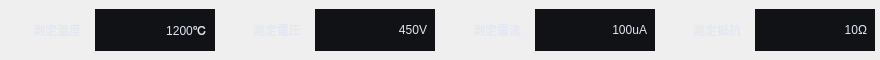
           <widget class="QFrame" name="frame_14">
            <property name="minimumSize">
             <size>
              <width>0</width>
              <height>60</height>
             </size>
            </property>
            <property name="maximumSize">
             <size>
              <width>16777215</width>
              <height>60</height>
             </size>
            </property>
            <property name="styleSheet">
             <string notr="true">border:none</string>
            </property>
            <property name="frameShape">
             <enum>QFrame::StyledPanel</enum>
            </property>
            <property name="frameShadow">
             <enum>QFrame::Raised</enum>
            </property>
            <layout class="QGridLayout" name="gridLayout_23">
             <property name="leftMargin">
              <number>0</number>
             </property>
             <property name="topMargin">
              <number>0</number>
             </property>
             <property name="rightMargin">
              <number>0</number>
             </property>
             <property name="bottomMargin">
              <number>0</number>
             </property>
             <property name="spacing">
              <number>0</number>
             </property>
             <item row="0" column="2">
              <widget class="QFrame" name="frame_21">
               <property name="minimumSize">
                <size>
                 <width>200</width>
                 <height>0</height>
                </size>
               </property>
               <property name="maximumSize">
                <size>
                 <width>220</width>
                 <height>16777215</height>
                </size>
               </property>
               <property name="frameShape">
                <enum>QFrame::StyledPanel</enum>
               </property>
               <property name="frameShadow">
                <enum>QFrame::Raised</enum>
               </property>
               <layout class="QGridLayout" name="gridLayout_32">
                <item row="0" column="0">
                 <widget class="QLabel" name="label_35">
                  <property name="minimumSize">
                   <size>
                    <width>80</width>
                    <height>30</height>
                   </size>
                  </property>
                  <property name="maximumSize">
                   <size>
                    <width>60</width>
                    <height>16777215</height>
                   </size>
                  </property>
                  <property name="styleSheet">
                   <string notr="true">font: 18px &quot;游ゴシック&quot;;
color: rgb(225, 230, 241);
padding-right:5px;</string>
                  </property>
                  <property name="text">
                   <string>測定電流</string>
                  </property>
                  <property name="alignment">
                   <set>Qt::AlignRight|Qt::AlignTrailing|Qt::AlignVCenter</set>
                  </property>
                 </widget>
                </item>
                <item row="0" column="1">
                 <widget class="QLabel" name="label_36">
                  <property name="minimumSize">
                   <size>
                    <width>120</width>
                    <height>0</height>
                   </size>
                  </property>
                  <property name="maximumSize">
                   <size>
                    <width>120</width>
                    <height>16777215</height>
                   </size>
                  </property>
                  <property name="styleSheet">
                   <string notr="true">font: 30px &quot;游ゴシック&quot;;
color: rgb(225, 230, 241);
padding-right:5px;
background-color: rgb(16, 18, 22);</string>
                  </property>
                  <property name="text">
                   <string>100uA</string>
                  </property>
                  <property name="alignment">
                   <set>Qt::AlignRight|Qt::AlignTrailing|Qt::AlignVCenter</set>
                  </property>
                 </widget>
                </item>
               </layout>
              </widget>
             </item>
             <item row="0" column="1">
              <widget class="QFrame" name="frame_17">
               <property name="minimumSize">
                <size>
                 <width>200</width>
                 <height>0</height>
                </size>
               </property>
               <property name="maximumSize">
                <size>
                 <width>220</width>
                 <height>16777215</height>
                </size>
               </property>
               <property name="frameShape">
                <enum>QFrame::StyledPanel</enum>
               </property>
               <property name="frameShadow">
                <enum>QFrame::Raised</enum>
               </property>
               <layout class="QGridLayout" name="gridLayout_30">
                <item row="0" column="0">
                 <widget class="QLabel" name="label_31">
                  <property name="minimumSize">
                   <size>
                    <width>80</width>
                    <height>30</height>
                   </size>
                  </property>
                  <property name="maximumSize">
                   <size>
                    <width>60</width>
                    <height>16777215</height>
                   </size>
                  </property>
                  <property name="styleSheet">
                   <string notr="true">font: 18px &quot;游ゴシック&quot;;
color: rgb(225, 230, 241);
padding-right:5px;</string>
                  </property>
                  <property name="text">
                   <string>測定電圧</string>
                  </property>
                  <property name="alignment">
                   <set>Qt::AlignRight|Qt::AlignTrailing|Qt::AlignVCenter</set>
                  </property>
                 </widget>
                </item>
                <item row="0" column="1">
                 <widget class="QLabel" name="label_32">
                  <property name="minimumSize">
                   <size>
                    <width>120</width>
                    <height>0</height>
                   </size>
                  </property>
                  <property name="maximumSize">
                   <size>
                    <width>120</width>
                    <height>16777215</height>
                   </size>
                  </property>
                  <property name="styleSheet">
                   <string notr="true">font: 30px &quot;游ゴシック&quot;;
color: rgb(225, 230, 241);
padding-right:5px;
background-color: rgb(16, 18, 22);</string>
                  </property>
                  <property name="text">
                   <string>450V</string>
                  </property>
                  <property name="alignment">
                   <set>Qt::AlignRight|Qt::AlignTrailing|Qt::AlignVCenter</set>
                  </property>
                 </widget>
                </item>
               </layout>
              </widget>
             </item>
             <item row="0" column="0">
              <widget class="QFrame" name="frame_16">
               <property name="minimumSize">
                <size>
                 <width>200</width>
                 <height>0</height>
                </size>
               </property>
               <property name="maximumSize">
                <size>
                 <width>220</width>
                 <height>16777215</height>
                </size>
               </property>
               <property name="frameShape">
                <enum>QFrame::StyledPanel</enum>
               </property>
               <property name="frameShadow">
                <enum>QFrame::Raised</enum>
               </property>
               <layout class="QGridLayout" name="gridLayout_25">
                <item row="0" column="0">
                 <widget class="QLabel" name="label_23">
                  <property name="minimumSize">
                   <size>
                    <width>80</width>
                    <height>30</height>
                   </size>
                  </property>
                  <property name="maximumSize">
                   <size>
                    <width>60</width>
                    <height>16777215</height>
                   </size>
                  </property>
                  <property name="styleSheet">
                   <string notr="true">font: 18px &quot;游ゴシック&quot;;
color: rgb(225, 230, 241);
padding-right:5px;</string>
                  </property>
                  <property name="text">
                   <string>測定温度</string>
                  </property>
                  <property name="alignment">
                   <set>Qt::AlignRight|Qt::AlignTrailing|Qt::AlignVCenter</set>
                  </property>
                 </widget>
                </item>
                <item row="0" column="1">
                 <widget class="QLabel" name="label_26">
                  <property name="minimumSize">
                   <size>
                    <width>120</width>
                    <height>0</height>
                   </size>
                  </property>
                  <property name="maximumSize">
                   <size>
                    <width>120</width>
                    <height>16777215</height>
                   </size>
                  </property>
                  <property name="styleSheet">
                   <string notr="true">font: 30px &quot;游ゴシック&quot;;
color: rgb(225, 230, 241);
padding-right:5px;
background-color: rgb(16, 18, 22);</string>
                  </property>
                  <property name="text">
                   <string>1200℃</string>
                  </property>
                  <property name="alignment">
                   <set>Qt::AlignRight|Qt::AlignTrailing|Qt::AlignVCenter</set>
                  </property>
                 </widget>
                </item>
               </layout>
              </widget>
             </item>
             <item row="0" column="3">
              <widget class="QFrame" name="frame_19">
               <property name="minimumSize">
                <size>
                 <width>200</width>
                 <height>0</height>
                </size>
               </property>
               <property name="maximumSize">
                <size>
                 <width>220</width>
                 <height>16777215</height>
                </size>
               </property>
               <property name="frameShape">
                <enum>QFrame::StyledPanel</enum>
               </property>
               <property name="frameShadow">
                <enum>QFrame::Raised</enum>
               </property>
               <layout class="QGridLayout" name="gridLayout_31">
                <item row="0" column="0">
                 <widget class="QLabel" name="label_33">
                  <property name="minimumSize">
                   <size>
                    <width>80</width>
                    <height>30</height>
                   </size>
                  </property>
                  <property name="maximumSize">
                   <size>
                    <width>60</width>
                    <height>16777215</height>
                   </size>
                  </property>
                  <property name="styleSheet">
                   <string notr="true">font: 18px &quot;游ゴシック&quot;;
color: rgb(225, 230, 241);
padding-right:5px;</string>
                  </property>
                  <property name="text">
                   <string>測定抵抗</string>
                  </property>
                  <property name="alignment">
                   <set>Qt::AlignRight|Qt::AlignTrailing|Qt::AlignVCenter</set>
                  </property>
                 </widget>
                </item>
                <item row="0" column="1">
                 <widget class="QLabel" name="label_34">
                  <property name="minimumSize">
                   <size>
                    <width>120</width>
                    <height>0</height>
                   </size>
                  </property>
                  <property name="maximumSize">
                   <size>
                    <width>120</width>
                    <height>16777215</height>
                   </size>
                  </property>
                  <property name="styleSheet">
                   <string notr="true">font: 30px &quot;游ゴシック&quot;;
color: rgb(225, 230, 241);
padding-right:5px;
background-color: rgb(16, 18, 22);</string>
                  </property>
                  <property name="text">
                   <string>10Ω</string>
                  </property>
                  <property name="alignment">
                   <set>Qt::AlignRight|Qt::AlignTrailing|Qt::AlignVCenter</set>
                  </property>
                 </widget>
                </item>
               </layout>
              </widget>
             </item>
            </layout>
           </widget>
